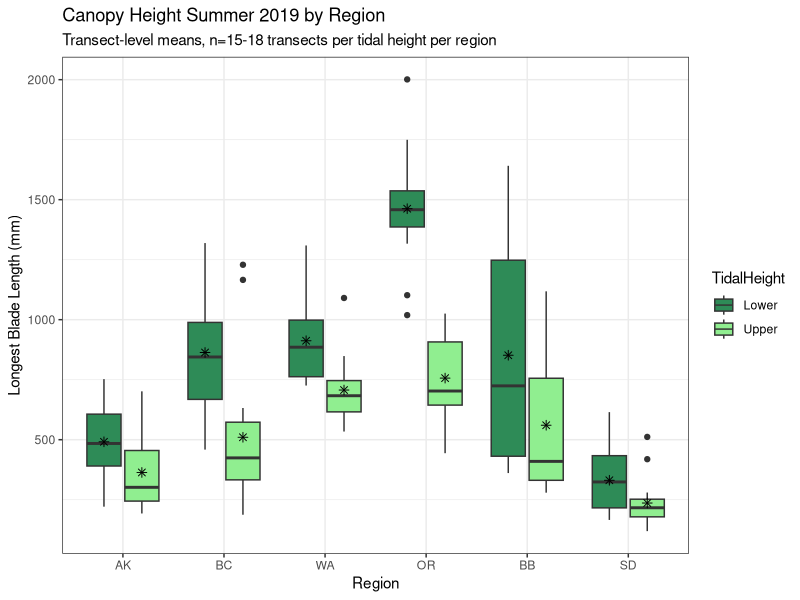
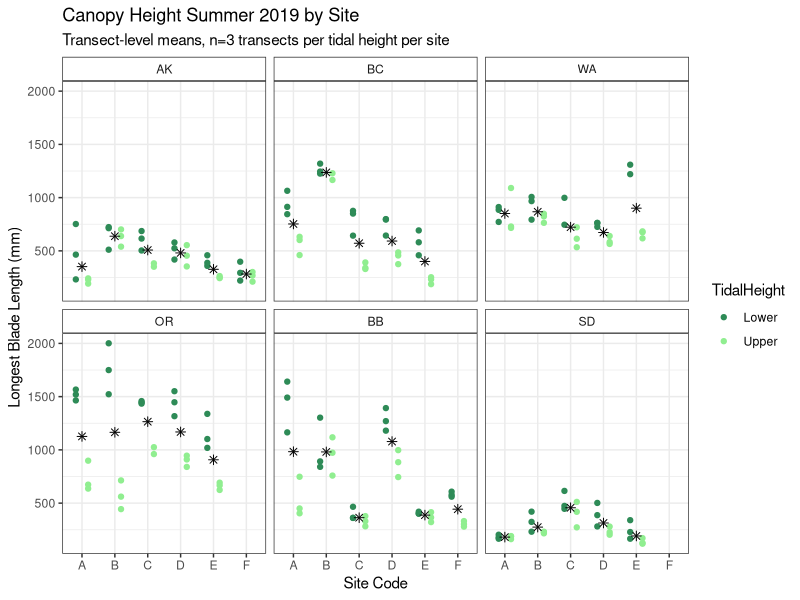
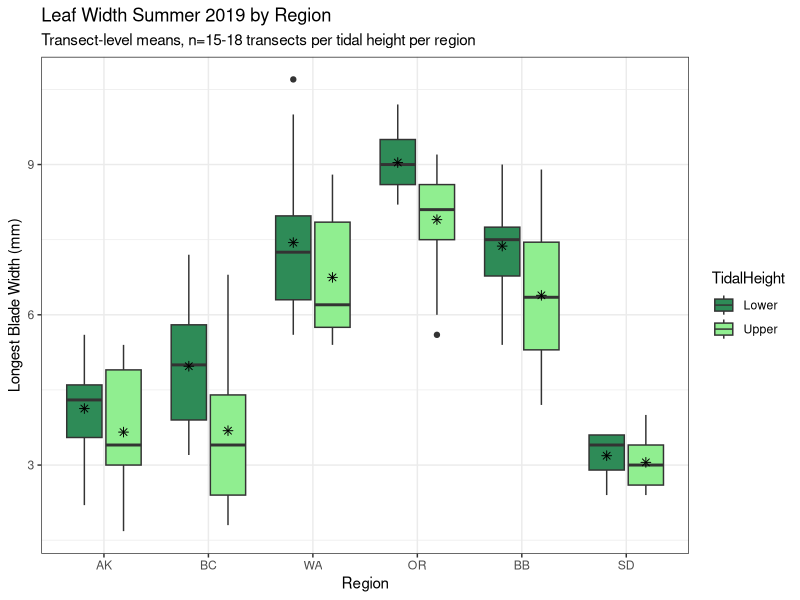
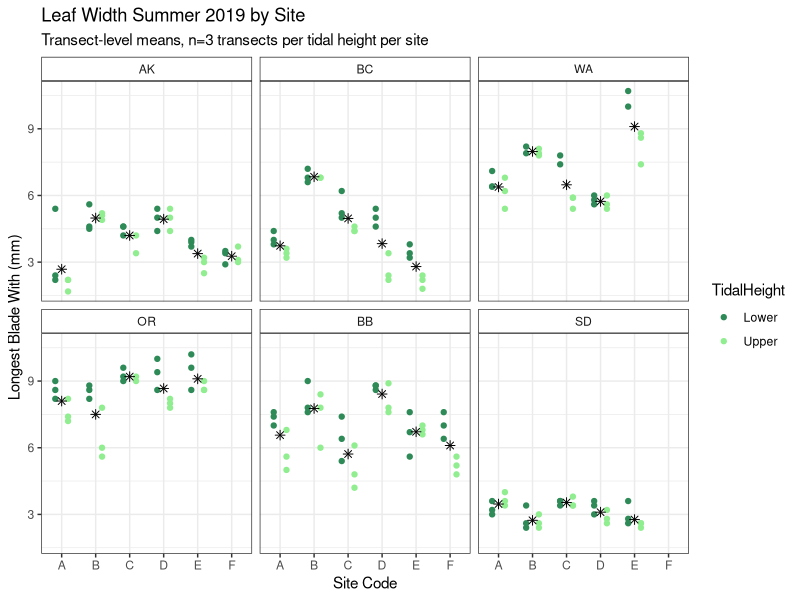
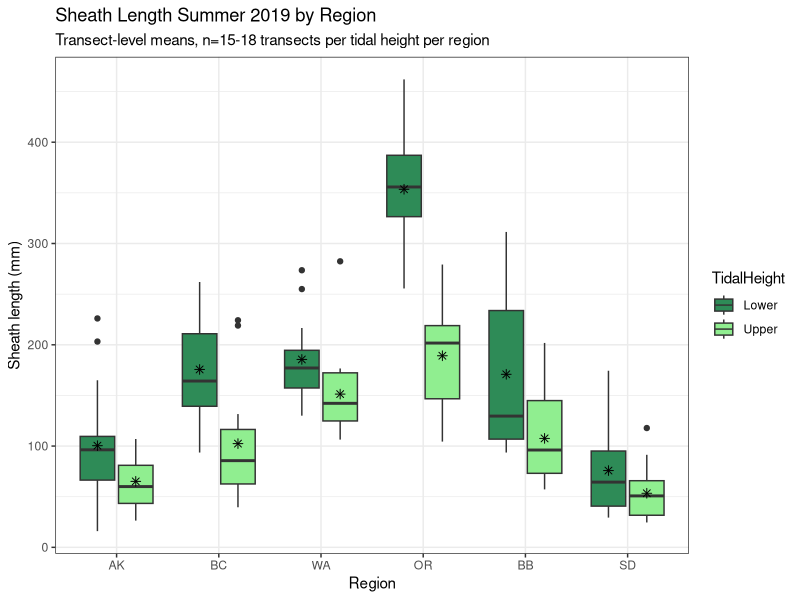
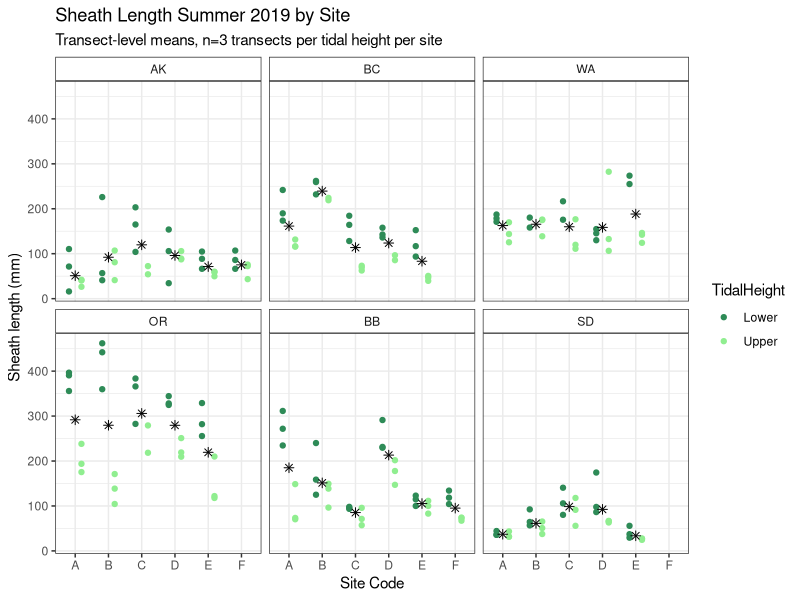
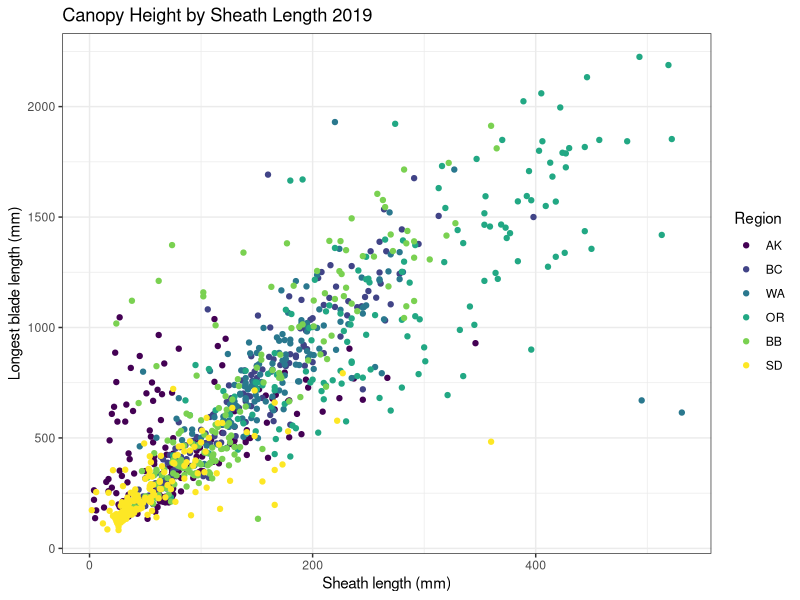
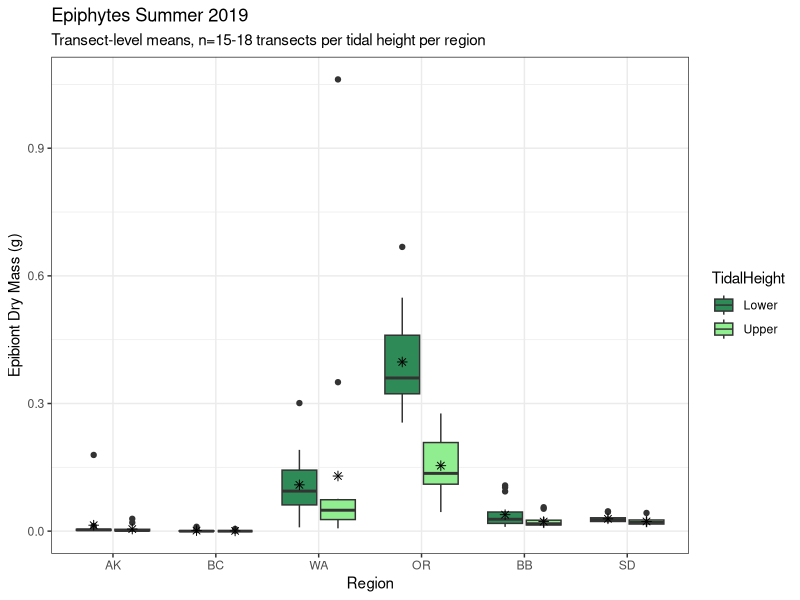

These figures' R source, in order:
library(tidyverse)
library(ggplot2)
library(lubridate)

region_order1 <- c("Alaska","British Colubmia","Washington","Oregon","Bodega Bay","San Diego")
region_order2 <- c("AK","BC","WA","OR","BB","SD")

## read-in data

Shoots <- read.csv("ShootMetrics.csv")
Shoots <- Shoots%>%
  separate(col=TransectID,sep="_",c("SampleDate","Region","SiteCode","Transect"))
Shoots$TidalHeight <- ifelse(Shoots$Transect=="L4"|Shoots$Transect=="L5"|Shoots$Transect=="L6","Lower","Upper")
Shoots$Region <- ordered(Shoots$Region,levels=region_order2)
Shoots$EpibiontDryMass.g <- as.numeric(Shoots$EpibiontDryMass.g)

Shoots_summ1 <- Shoots %>%
  group_by(Region,SiteCode,TidalHeight,Transect)%>%
  summarise(LongestBladeLength.mm=mean(LongestBladeLength.mm),
            LongestBladeWidth.mm=mean(LongestBladeWidth.mm),
            SheathLength.mm=mean(SheathLength.mm),
            EpibiontDryMass.g=mean(EpibiontDryMass.g))

## canopy height
ggplot(Shoots_summ1,aes(x=Region,y=LongestBladeLength.mm,fill=TidalHeight))+geom_boxplot()+
  stat_summary(fun.y=mean, geom="point", shape=8, size=2, color="black",
               position=position_dodge(width = 0.75),show.legend = FALSE)+
  scale_fill_manual(values=c("seagreen4","lightgreen"))+
  xlab("Region")+
  ylab("Longest Blade Length (mm)")+
  labs(title="Canopy Height Summer 2019 by Region",
       subtitle = "Transect-level means, n=15-18 transects per tidal height per region")+
  theme_bw()+
  theme(strip.background = element_rect(fill="white"))

ggplot(Shoots_summ1,aes(x=SiteCode,y=LongestBladeLength.mm,color=TidalHeight))+
  geom_point(position=position_dodge(width = 0.75))+
  stat_summary(fun.y=mean, geom="point", shape=8, size=2, color="black",
               position=position_dodge(width = 0.75),show.legend = FALSE)+
  facet_wrap(~Region,scales = "fixed")+
  scale_color_manual(values=c("seagreen4","lightgreen"))+
  xlab("Site Code")+
  ylab("Longest Blade Length (mm)")+
  labs(title="Canopy Height Summer 2019 by Site",
       subtitle = "Transect-level means, n=3 transects per tidal height per site")+
  theme_bw()+
  theme(strip.background = element_rect(fill="white"))

## leaf width
ggplot(Shoots_summ1,aes(x=Region,y=LongestBladeWidth.mm,fill=TidalHeight))+geom_boxplot()+
  stat_summary(fun.y=mean, geom="point", shape=8, size=2, color="black",
               position=position_dodge(width = 0.75),show.legend = FALSE)+
  scale_fill_manual(values=c("seagreen4","lightgreen"))+
  xlab("Region")+
  ylab("Longest Blade Width (mm)")+
  labs(title="Leaf Width Summer 2019 by Region",
       subtitle = "Transect-level means, n=15-18 transects per tidal height per region")+
  theme_bw()+
  theme(strip.background = element_rect(fill="white"))

ggplot(Shoots_summ1,aes(x=SiteCode,y=LongestBladeWidth.mm,color=TidalHeight))+
  geom_point(position=position_dodge(width = 0.75))+
  stat_summary(fun.y=mean, geom="point", shape=8, size=2, color="black",
               position=position_dodge(width = 0.75),show.legend = FALSE)+
  facet_wrap(~Region,scales = "fixed")+
  scale_color_manual(values=c("seagreen4","lightgreen"))+
  xlab("Site Code")+
  ylab("Longest Blade With (mm)")+
  labs(title="Leaf Width Summer 2019 by Site",
       subtitle = "Transect-level means, n=3 transects per tidal height per site")+
  theme_bw()+
  theme(strip.background = element_rect(fill="white"))


## sheath length
ggplot(Shoots_summ1,aes(x=Region,y=SheathLength.mm,fill=TidalHeight))+geom_boxplot()+
  stat_summary(fun.y=mean, geom="point", shape=8, size=2, color="black",
               position=position_dodge(width = 0.75),show.legend = FALSE)+
  #facet_wrap(~Region,scales = "fixed")+
  scale_fill_manual(values=c("seagreen4","lightgreen"))+
  xlab("Region")+
  ylab("Sheath length (mm)")+
  labs(title="Sheath Length Summer 2019 by Region",
       subtitle = "Transect-level means, n=15-18 transects per tidal height per region")+
  theme_bw()+
  theme(strip.background = element_rect(fill="white"))

ggplot(Shoots_summ1,aes(x=SiteCode,y=SheathLength.mm,color=TidalHeight))+
  geom_point(position=position_dodge(width = 0.75))+
  stat_summary(fun.y=mean, geom="point", shape=8, size=2, color="black",
               position=position_dodge(width = 0.75),show.legend = FALSE)+
  facet_wrap(~Region,scales = "fixed")+
  scale_color_manual(values=c("seagreen4","lightgreen"))+
  xlab("Site Code")+
  ylab("Sheath length (mm)")+
  labs(title="Sheath Length Summer 2019 by Site",
       subtitle = "Transect-level means, n=3 transects per tidal height per site")+
  theme_bw()+
  theme(strip.background = element_rect(fill="white"))

ggplot(Shoots,aes(x=SheathLength.mm,y=LongestBladeLength.mm,color=Region))+geom_point()+
  xlab("Sheath length (mm)")+
  ylab("Longest blade length (mm)")+
  labs(title="Canopy Height by Sheath Length 2019")+
  theme_bw()

## Epiphytes
ggplot(Shoots_summ1,aes(x=Region,y=EpibiontDryMass.g,fill=TidalHeight))+geom_boxplot()+
  stat_summary(fun.y=mean, geom="point", shape=8, size=2, color="black",
               position=position_dodge(width = 0.75),show.legend = FALSE)+
  #facet_wrap(~Region,scales = "fixed")+
  scale_fill_manual(values=c("seagreen4","lightgreen"))+
  xlab("Region")+
  ylab("Epibiont Dry Mass (g)")+
  labs(title="Epiphytes Summer 2019",
       subtitle = "Transect-level means, n=15-18 transects per tidal height per region")+
  theme_bw()+
  theme(strip.background = element_rect(fill="white"))

ggplot(Shoots_summ1,aes(x=SiteCode,y=EpibiontDryMass.g,color=TidalHeight))+
  geom_point(position=position_dodge(width = 0.75))+
  stat_summary(fun.y=mean, geom="point", shape=8, size=2, color="black",
               position=position_dodge(width = 0.75),show.legend = FALSE)+
  facet_wrap(~Region,scales = "fixed")+
  scale_color_manual(values=c("seagreen4","lightgreen"))+
  xlab("Site Code")+
  ylab("Epibiont Dry Mass (g)")+
  labs(title="Epiphytes Summer 2019",
       subtitle = "Transect-level means, n=3 transects per tidal height per site")+
  theme_bw()+
  theme(strip.background = element_rect(fill="white"))
